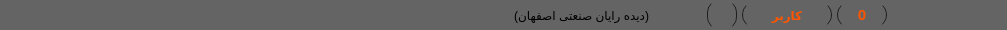
     <widget class="QFrame" name="toolBar">
      <property name="minimumSize">
       <size>
        <width>0</width>
        <height>30</height>
       </size>
      </property>
      <property name="maximumSize">
       <size>
        <width>16777215</width>
        <height>30</height>
       </size>
      </property>
      <property name="frameShape">
       <enum>QFrame::NoFrame</enum>
      </property>
      <property name="frameShadow">
       <enum>QFrame::Raised</enum>
      </property>
      <layout class="QHBoxLayout" name="horizontalLayout_2">
       <property name="spacing">
        <number>0</number>
       </property>
       <property name="leftMargin">
        <number>0</number>
       </property>
       <property name="topMargin">
        <number>0</number>
       </property>
       <property name="rightMargin">
        <number>0</number>
       </property>
       <property name="bottomMargin">
        <number>0</number>
       </property>
       <item>
        <widget class="QFrame" name="toggleFrame">
         <property name="minimumSize">
          <size>
           <width>30</width>
           <height>30</height>
          </size>
         </property>
         <property name="maximumSize">
          <size>
           <width>30</width>
           <height>30</height>
          </size>
         </property>
         <property name="styleSheet">
          <string notr="true">background-color: rgb(100,100,100);</string>
         </property>
         <property name="frameShape">
          <enum>QFrame::NoFrame</enum>
         </property>
         <property name="frameShadow">
          <enum>QFrame::Raised</enum>
         </property>
         <widget class="QPushButton" name="toggleButton">
          <property name="geometry">
           <rect>
            <x>0</x>
            <y>0</y>
            <width>30</width>
            <height>30</height>
           </rect>
          </property>
          <property name="minimumSize">
           <size>
            <width>30</width>
            <height>30</height>
           </size>
          </property>
          <property name="maximumSize">
           <size>
            <width>30</width>
            <height>30</height>
           </size>
          </property>
          <property name="styleSheet">
           <string notr="true">QPushButton {
	border: none;
	background-color: rgb(100,100,100);
}

QPushButton:hover {
	background-color: rgb(255, 38, 0);
}

QPushButton:pressed {
	background-color: rgb(255, 0, 0);
}</string>
          </property>
          <property name="text">
           <string/>
          </property>
          <property name="icon">
           <iconset resource="resources.qrc">
            <normaloff>:/icons/icons/icons8_menu.svg</normaloff>:/icons/icons/icons8_menu.svg</iconset>
          </property>
          <property name="iconSize">
           <size>
            <width>30</width>
            <height>30</height>
           </size>
          </property>
         </widget>
        </widget>
       </item>
       <item>
        <widget class="QFrame" name="headerFrame">
         <property name="styleSheet">
          <string notr="true">background-color: rgb(100,100,100);</string>
         </property>
         <property name="frameShape">
          <enum>QFrame::NoFrame</enum>
         </property>
         <property name="frameShadow">
          <enum>QFrame::Raised</enum>
         </property>
         <layout class="QHBoxLayout" name="horizontalLayout_3">
          <property name="spacing">
           <number>0</number>
          </property>
          <property name="leftMargin">
           <number>0</number>
          </property>
          <property name="topMargin">
           <number>0</number>
          </property>
          <property name="rightMargin">
           <number>0</number>
          </property>
          <property name="bottomMargin">
           <number>0</number>
          </property>
          <item>
           <widget class="QLabel" name="label">
            <property name="sizePolicy">
             <sizepolicy hsizetype="MinimumExpanding" vsizetype="Minimum">
              <horstretch>0</horstretch>
              <verstretch>0</verstretch>
             </sizepolicy>
            </property>
            <property name="minimumSize">
             <size>
              <width>114</width>
              <height>35</height>
             </size>
            </property>
            <property name="maximumSize">
             <size>
              <width>117</width>
              <height>16777215</height>
             </size>
            </property>
            <property name="styleSheet">
             <string notr="true">color: rgb(176, 176, 176);</string>
            </property>
            <property name="text">
             <string/>
            </property>
            <property name="pixmap">
             <pixmap>C:/Users/milad/Downloads/dorsa (1).bmp</pixmap>
            </property>
            <property name="scaledContents">
             <bool>true</bool>
            </property>
            <property name="wordWrap">
             <bool>false</bool>
            </property>
           </widget>
          </item>
          <item>
           <spacer name="horizontalSpacer">
            <property name="orientation">
             <enum>Qt::Horizontal</enum>
            </property>
            <property name="sizeHint" stdset="0">
             <size>
              <width>370</width>
              <height>13</height>
             </size>
            </property>
           </spacer>
          </item>
          <item>
           <widget class="QLabel" name="label_3">
            <property name="layoutDirection">
             <enum>Qt::RightToLeft</enum>
            </property>
            <property name="autoFillBackground">
             <bool>false</bool>
            </property>
            <property name="styleSheet">
             <string notr="true">QFrame {
	background-color: rgb(100,100,100);
}</string>
            </property>
            <property name="text">
             <string>(دیده رایان صنعتی اصفهان)</string>
            </property>
            <property name="textFormat">
             <enum>Qt::AutoText</enum>
            </property>
           </widget>
          </item>
          <item>
           <spacer name="horizontalSpacer_2">
            <property name="orientation">
             <enum>Qt::Horizontal</enum>
            </property>
            <property name="sizeHint" stdset="0">
             <size>
              <width>58</width>
              <height>13</height>
             </size>
            </property>
           </spacer>
          </item>
          <item>
           <widget class="QFrame" name="userFrame">
            <property name="minimumSize">
             <size>
              <width>200</width>
              <height>30</height>
             </size>
            </property>
            <property name="maximumSize">
             <size>
              <width>200</width>
              <height>30</height>
             </size>
            </property>
            <property name="styleSheet">
             <string notr="true">QFrame {
	background-color: rgb(100,100,100);
}</string>
            </property>
            <property name="frameShape">
             <enum>QFrame::NoFrame</enum>
            </property>
            <property name="frameShadow">
             <enum>QFrame::Raised</enum>
            </property>
            <layout class="QHBoxLayout" name="horizontalLayout_4">
             <property name="spacing">
              <number>5</number>
             </property>
             <property name="leftMargin">
              <number>0</number>
             </property>
             <property name="topMargin">
              <number>0</number>
             </property>
             <property name="rightMargin">
              <number>20</number>
             </property>
             <property name="bottomMargin">
              <number>0</number>
             </property>
             <item>
              <widget class="QPushButton" name="setting_btn">
               <property name="minimumSize">
                <size>
                 <width>30</width>
                 <height>30</height>
                </size>
               </property>
               <property name="maximumSize">
                <size>
                 <width>30</width>
                 <height>30</height>
                </size>
               </property>
               <property name="styleSheet">
                <string notr="true">QPushButton {
	border: none;
	background-color: rgb(100,100,100);
	border-left: 1px solid rgb(30, 30, 30);
	border-right:1px solid rgb(30, 30, 30);
	color: rgb(255, 85, 0);
	border-radius: 13px;
}

QPushButton:hover {
border: 1px solid rgb(0,0, 0);
}

QPushButton:pressed {
	background-color: rgb(25, 25, 25);
}


</string>
               </property>
               <property name="text">
                <string/>
               </property>
               <property name="icon">
                <iconset resource="resources.qrc">
                 <normaloff>:/icons/icons/icons8_maintenance_2.svg</normaloff>:/icons/icons/icons8_maintenance_2.svg</iconset>
               </property>
               <property name="iconSize">
                <size>
                 <width>20</width>
                 <height>20</height>
                </size>
               </property>
              </widget>
             </item>
             <item>
              <widget class="QPushButton" name="user_btn">
               <property name="minimumSize">
                <size>
                 <width>90</width>
                 <height>26</height>
                </size>
               </property>
               <property name="maximumSize">
                <size>
                 <width>90</width>
                 <height>26</height>
                </size>
               </property>
               <property name="font">
                <font>
                 <weight>75</weight>
                 <bold>true</bold>
                </font>
               </property>
               <property name="styleSheet">
                <string notr="true">QPushButton {
	border: none;
	background-color: rgb(100,100,100);
	border-left: 1px solid rgb(30, 30, 30);
	border-right:1px solid rgb(30, 30, 30);
	color: rgb(255, 85, 0);
	border-radius: 13px;
}

QPushButton:hover {
border: 1px solid rgb(0,0, 0);
}

QPushButton:pressed {
	background-color: rgb(25, 25, 25);
}
</string>
               </property>
               <property name="text">
                <string>کاربر</string>
               </property>
               <property name="icon">
                <iconset resource="resources.qrc">
                 <normaloff>:/icons/icons/icons8_account_1.svg</normaloff>:/icons/icons/icons8_account_1.svg</iconset>
               </property>
               <property name="iconSize">
                <size>
                 <width>25</width>
                 <height>25</height>
                </size>
               </property>
              </widget>
             </item>
             <item>
              <widget class="QPushButton" name="toggleButton_6">
               <property name="minimumSize">
                <size>
                 <width>50</width>
                 <height>26</height>
                </size>
               </property>
               <property name="maximumSize">
                <size>
                 <width>50</width>
                 <height>26</height>
                </size>
               </property>
               <property name="font">
                <font>
                 <pointsize>11</pointsize>
                 <weight>75</weight>
                 <bold>true</bold>
                </font>
               </property>
               <property name="styleSheet">
                <string notr="true">QPushButton {
	border: none;
	background-color: rgb(100,100,100);
	border-left: 1px solid rgb(30, 30, 30);
	border-right:1px solid rgb(30, 30, 30);
	color: rgb(255, 85, 0);
	border-radius: 13px;
}

QPushButton:hover {
border: 1px solid rgb(0,0, 0);
}

QPushButton:pressed {
	background-color: rgb(25, 25, 25);
}
</string>
               </property>
               <property name="text">
                <string>0</string>
               </property>
               <property name="icon">
                <iconset resource="resources.qrc">
                 <normaloff>:/icons/icons/icons8_alarm.svg</normaloff>:/icons/icons/icons8_alarm.svg</iconset>
               </property>
               <property name="iconSize">
                <size>
                 <width>20</width>
                 <height>20</height>
                </size>
               </property>
              </widget>
             </item>
            </layout>
           </widget>
          </item>
         </layout>
        </widget>
       </item>
       <item>
        <widget class="QFrame" name="actionFrame">
         <property name="minimumSize">
          <size>
           <width>100</width>
           <height>0</height>
          </size>
         </property>
         <property name="maximumSize">
          <size>
           <width>100</width>
           <height>16777215</height>
          </size>
         </property>
         <property name="styleSheet">
          <string notr="true">background-color: rgb(100, 100, 100);
</string>
         </property>
         <property name="frameShape">
          <enum>QFrame::NoFrame</enum>
         </property>
         <property name="frameShadow">
          <enum>QFrame::Raised</enum>
         </property>
         <widget class="QPushButton" name="miniButton">
          <property name="geometry">
           <rect>
            <x>0</x>
            <y>0</y>
            <width>30</width>
            <height>30</height>
           </rect>
          </property>
          <property name="minimumSize">
           <size>
            <width>30</width>
            <height>30</height>
           </size>
          </property>
          <property name="maximumSize">
           <size>
            <width>30</width>
            <height>30</height>
           </size>
          </property>
          <property name="styleSheet">
           <string notr="true">QPushButton {
	border: none;
	background-color: rgb(100,100,100);
}

QPushButton:hover {
	background-color: rgb(255, 38, 0);
}

QPushButton:pressed {
	background-color: rgb(255, 0, 0);
}</string>
          </property>
          <property name="text">
           <string/>
          </property>
          <property name="icon">
           <iconset resource="resources.qrc">
            <normaloff>:/icons/icons/icons8_minus.svg</normaloff>:/icons/icons/icons8_minus.svg</iconset>
          </property>
          <property name="iconSize">
           <size>
            <width>30</width>
            <height>30</height>
           </size>
          </property>
         </widget>
         <widget class="QPushButton" name="maxiButton">
          <property name="geometry">
           <rect>
            <x>30</x>
            <y>0</y>
            <width>30</width>
            <height>30</height>
           </rect>
          </property>
          <property name="minimumSize">
           <size>
            <width>30</width>
            <height>30</height>
           </size>
          </property>
          <property name="maximumSize">
           <size>
            <width>30</width>
            <height>30</height>
           </size>
          </property>
          <property name="styleSheet">
           <string notr="true">QPushButton {
	border: none;
	background-color: rgb(100,100,100);
}

QPushButton:hover {
	background-color: rgb(255, 38, 0);
}

QPushButton:pressed {
	background-color: rgb(255, 0, 0);
}</string>
          </property>
          <property name="text">
           <string/>
          </property>
          <property name="icon">
           <iconset resource="resources.qrc">
            <normaloff>:/icons/icons/icons8_separate_document_1.svg</normaloff>:/icons/icons/icons8_separate_document_1.svg</iconset>
          </property>
          <property name="iconSize">
           <size>
            <width>30</width>
            <height>30</height>
           </size>
          </property>
         </widget>
         <widget class="QPushButton" name="closeButton">
          <property name="geometry">
           <rect>
            <x>60</x>
            <y>0</y>
            <width>40</width>
            <height>30</height>
           </rect>
          </property>
          <property name="minimumSize">
           <size>
            <width>40</width>
            <height>30</height>
           </size>
          </property>
          <property name="maximumSize">
           <size>
            <width>40</width>
            <height>30</height>
           </size>
          </property>
          <property name="styleSheet">
           <string notr="true">QPushButton {
	border: none;
	background-color: rgb(100,100,100);
}

QPushButton:hover {
	background-color: rgb(255, 38, 0);
}

QPushButton:pressed {
	background-color: rgb(255, 0, 0);
}</string>
          </property>
          <property name="text">
           <string/>
          </property>
          <property name="icon">
           <iconset resource="resources.qrc">
            <normaloff>:/icons/icons/icons8_multiply.svg</normaloff>:/icons/icons/icons8_multiply.svg</iconset>
          </property>
          <property name="iconSize">
           <size>
            <width>30</width>
            <height>30</height>
           </size>
          </property>
         </widget>
        </widget>
       </item>
      </layout>
     </widget>
